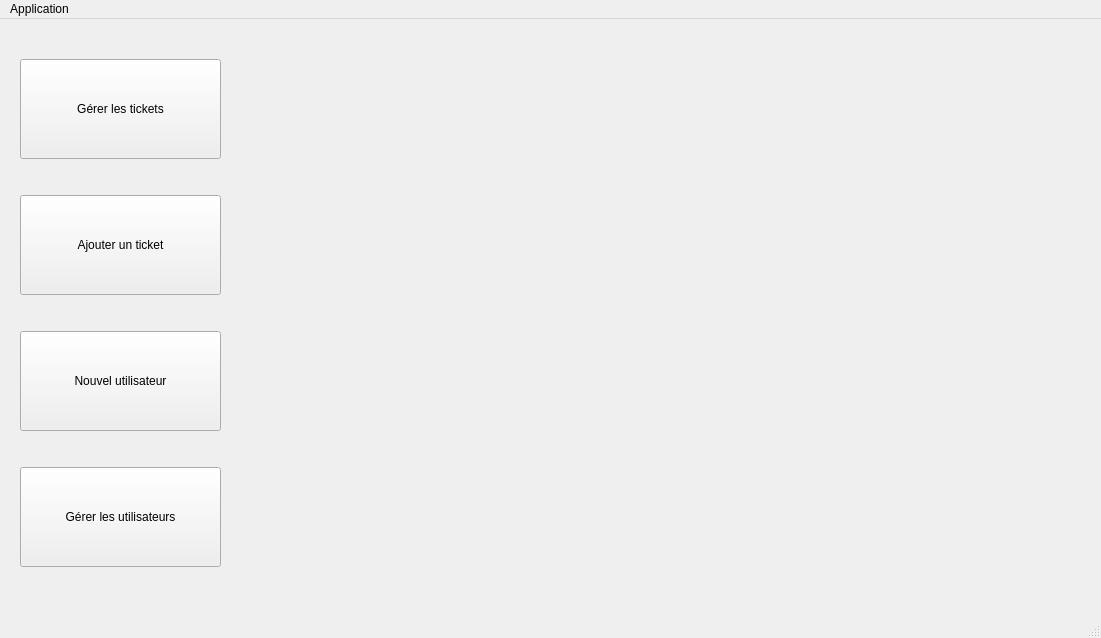
<?xml version="1.0" encoding="UTF-8"?>
<ui version="4.0">
 <class>menus</class>
 <widget class="QMainWindow" name="menus">
  <property name="geometry">
   <rect>
    <x>0</x>
    <y>0</y>
    <width>1101</width>
    <height>638</height>
   </rect>
  </property>
  <property name="windowTitle">
   <string>MainWindow</string>
  </property>
  <widget class="QWidget" name="centralwidget">
   <widget class="QLabel" name="bienvenueLbl">
    <property name="geometry">
     <rect>
      <x>450</x>
      <y>0</y>
      <width>281</width>
      <height>31</height>
     </rect>
    </property>
    <property name="text">
     <string/>
    </property>
   </widget>
   <widget class="QWidget" name="verticalLayoutWidget">
    <property name="geometry">
     <rect>
      <x>350</x>
      <y>80</y>
      <width>731</width>
      <height>501</height>
     </rect>
    </property>
    <layout class="QVBoxLayout" name="conteneur"/>
   </widget>
   <widget class="QWidget" name="gridLayoutWidget">
    <property name="geometry">
     <rect>
      <x>20</x>
      <y>10</y>
      <width>201</width>
      <height>571</height>
     </rect>
    </property>
    <layout class="QVBoxLayout" name="verticalLayout">
     <item>
      <widget class="QPushButton" name="gestion_bout">
       <property name="minimumSize">
        <size>
         <width>0</width>
         <height>100</height>
        </size>
       </property>
       <property name="text">
        <string>Gérer les tickets</string>
       </property>
      </widget>
     </item>
     <item>
      <widget class="QPushButton" name="ajouter_bout">
       <property name="minimumSize">
        <size>
         <width>0</width>
         <height>100</height>
        </size>
       </property>
       <property name="text">
        <string>Ajouter un ticket</string>
       </property>
      </widget>
     </item>
     <item>
      <widget class="QPushButton" name="inscription_bout">
       <property name="minimumSize">
        <size>
         <width>0</width>
         <height>100</height>
        </size>
       </property>
       <property name="text">
        <string>Nouvel utilisateur</string>
       </property>
      </widget>
     </item>
     <item>
      <widget class="QPushButton" name="util_bout">
       <property name="minimumSize">
        <size>
         <width>0</width>
         <height>100</height>
        </size>
       </property>
       <property name="text">
        <string>Gérer les utilisateurs</string>
       </property>
      </widget>
     </item>
    </layout>
   </widget>
  </widget>
  <widget class="QMenuBar" name="menubar">
   <property name="geometry">
    <rect>
     <x>0</x>
     <y>0</y>
     <width>1101</width>
     <height>25</height>
    </rect>
   </property>
   <widget class="QMenu" name="menuAide">
    <property name="title">
     <string>Application</string>
    </property>
    <addaction name="actionQuitter"/>
   </widget>
   <addaction name="menuAide"/>
  </widget>
  <widget class="QStatusBar" name="statusbar"/>
  <action name="actionTest">
   <property name="text">
    <string>&amp;Test</string>
   </property>
  </action>
  <action name="actionQuitter">
   <property name="text">
    <string>Quitter</string>
   </property>
  </action>
 </widget>
 <resources/>
 <connections/>
</ui>
